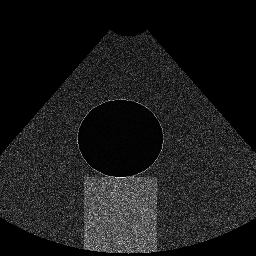
#> input picture dataset/images/patient_101_simple_cyst.png, 256 x 256 px
$ python -i enhancement.py   (imports and definitions only)   (older library calls are emulated)
#> lines starting #> are read from the running program, lines starting #| are printed output that depends on the picture
### preprocessing/denoising.py
"""
SonoAssist AI - Denoising Module
Provides dedicated speckle reduction, median filtering, and Non-Local Means (NLM)
denoising tailored for ovarian ultrasound imaging.
"""

import cv2
import numpy as np
from typing import Tuple, Optional


def reduce_speckle_noise(image: np.ndarray, diameter: int = 7, sigma_color: float = 50.0, sigma_space: float = 50.0) -> np.ndarray:
    """
    Apply edge-preserving bilateral filtering to suppress ultrasound speckle noise
    without blurring anatomical cyst boundaries.
    """
    if image is None:
        raise ValueError("Input image is None")

    # Ensure 8-bit single channel or 3 channel
    if image.dtype != np.uint8:
        image = np.clip(image, 0, 255).astype(np.uint8)

    return cv2.bilateralFilter(image, d=diameter, sigmaColor=sigma_color, sigmaSpace=sigma_space)


# [29 lines left out: functions apply_median_filter, apply_nlm_denoising, not called in this run]

### preprocessing/enhancement.py
"""
SonoAssist AI - Ultrasound Image Enhancement Pipeline
Performs multi-stage enhancement:
1. Format validation & grayscale normalization
2. Speckle noise attenuation (Bilateral / NLM / Median)
3. Contrast-Limited Adaptive Histogram Equalization (CLAHE)
4. Edge-aware gentle unsharp masking
5. Metric computation (contrast, sharpness, SNR estimation)
"""

import cv2
import numpy as np
from typing import Tuple, Dict, Any, Optional
from preprocessing.denoising import reduce_speckle_noise, apply_median_filter, apply_nlm_denoising


def load_ultrasound_image(source: Any) -> np.ndarray:
    """
    Safely load an ultrasound image from a file path, byte buffer, or existing array.
    Returns uint8 BGR image.
    """
    if source is None:
        raise ValueError("Image source is None.")

    if isinstance(source, np.ndarray):
        img = source.copy()
    elif isinstance(source, str):
        img = cv2.imread(source)
        if img is None:
            raise FileNotFoundError(f"Could not load image from path: {source}")
    elif hasattr(source, "read"):
        file_bytes = np.asarray(bytearray(source.read()), dtype=np.uint8)
        img = cv2.imdecode(file_bytes, cv2.IMREAD_COLOR)
        if img is None:
            raise ValueError("Could not decode image from provided byte stream.")
    else:
        raise TypeError(f"Unsupported image source type: {type(source)}")

    if len(img.shape) == 2:
        img = cv2.cvtColor(img, cv2.COLOR_GRAY2BGR)

    return img


def apply_clahe(gray_img: np.ndarray, clip_limit: float = 2.0, tile_grid_size: Tuple[int, int] = (8, 8)) -> np.ndarray:
    """
    Apply Contrast Limited Adaptive Histogram Equalization (CLAHE) to enhance
    contrast in hypoechoic cyst interiors and echogenic stroma without over-amplifying noise.
    """
    clahe = cv2.createCLAHE(clipLimit=clip_limit, tileGridSize=tile_grid_size)
    return clahe.apply(gray_img)


def apply_unsharp_mask(image: np.ndarray, sigma: float = 1.0, strength: float = 1.2) -> np.ndarray:
    """
    Sharpen cyst boundaries using unsharp masking:
    enhanced = original + strength * (original - gaussian_blurred)
    """
    blurred = cv2.GaussianBlur(image, (0, 0), sigma)
    sharpened = cv2.addWeighted(image, 1.0 + strength, blurred, -strength, 0)
    return np.clip(sharpened, 0, 255).astype(np.uint8)


def compute_image_quality_metrics(image: np.ndarray) -> Dict[str, float]:
    """
    Compute non-reference image quality metrics:
    - Mean intensity
    - Standard deviation (contrast indicator)
    - Tenengrad sharpness (Sobel gradient magnitude)
    - Estimated signal-to-noise ratio (SNR) in dB
    """
    if len(image.shape) == 3:
        gray = cv2.cvtColor(image, cv2.COLOR_BGR2GRAY)
    else:
        gray = image

    mean_val = float(np.mean(gray))
    std_val = float(np.std(gray))

    # Tenengrad gradient sharpness
    gx = cv2.Sobel(gray, cv2.CV_64F, 1, 0, ksize=3)
    gy = cv2.Sobel(gray, cv2.CV_64F, 0, 1, ksize=3)
    sharpness = float(np.mean(gx**2 + gy**2))

    # Approximate SNR: 20 * log10(mean / (std + 1e-6))
    snr = 20 * np.log10((mean_val + 1e-5) / (std_val + 1e-5)) if std_val > 0 else 0.0

    return {
        "mean_intensity": round(mean_val, 2),
        "contrast_std": round(std_val, 2),
        "sharpness_tenengrad": round(sharpness, 2),
        "estimated_snr_db": round(float(snr), 2)
    }


def enhance_ultrasound_image(
    image: np.ndarray,
    enable_enhancement: bool = True,
    denoise_method: str = "bilateral",  # 'bilateral', 'nlm', 'median', 'none'
    bilateral_d: int = 7,
    bilateral_sigma: float = 45.0,
    nlm_h: float = 8.0,
    median_k: int = 3,
    clahe_clip_limit: float = 2.0,
    clahe_tile_size: int = 8,
    sharpen_strength: float = 0.8
) -> Tuple[np.ndarray, Dict[str, Any]]:
    """
    Full ultrasound enhancement pipeline.
    Preserves original image without overwriting.
    """
    if not enable_enhancement:
        metrics_orig = compute_image_quality_metrics(image)
        return image.copy(), {
            "enabled": False,
            "metrics_original": metrics_orig,
            "metrics_enhanced": metrics_orig,
            "notes": "Enhancement disabled by user request."
        }

    # Convert to grayscale for clinical ultrasound processing
    if len(image.shape) == 3:
        gray = cv2.cvtColor(image, cv2.COLOR_BGR2GRAY)
    else:
        gray = image.copy()

    orig_gray = gray.copy()
    metrics_original = compute_image_quality_metrics(orig_gray)

    # 1. Speckle / noise reduction
    if denoise_method == "bilateral":
        denoised = reduce_speckle_noise(gray, diameter=bilateral_d, sigma_color=bilateral_sigma, sigma_space=bilateral_sigma)
    elif denoise_method == "nlm":
        denoised = apply_nlm_denoising(gray, h=nlm_h)
    elif denoise_method == "median":
        denoised = apply_median_filter(gray, kernel_size=median_k)
    else:
        denoised = gray

    # 2. Contrast Enhancement via CLAHE
    if clahe_clip_limit > 0:
        enhanced = apply_clahe(denoised, clip_limit=clahe_clip_limit, tile_grid_size=(clahe_tile_size, clahe_tile_size))
    else:
        enhanced = denoised

    # 3. Controlled boundary sharpening
    if sharpen_strength > 0:
        sharpened = apply_unsharp_mask(enhanced, sigma=1.0, strength=sharpen_strength)
    else:
        sharpened = enhanced

    # Reconstruct 3-channel BGR for consistent downstream visualization & models
    enhanced_bgr = cv2.cvtColor(sharpened, cv2.COLOR_GRAY2BGR)
    metrics_enhanced = compute_image_quality_metrics(sharpened)

    return enhanced_bgr, {
        "enabled": True,
        "denoise_method": denoise_method,
        "clahe_clip_limit": clahe_clip_limit,
        "sharpen_strength": sharpen_strength,
        "metrics_original": metrics_original,
        "metrics_enhanced": metrics_enhanced
    }

>>> import cv2
>>> picture = cv2.imread('../dataset/images/patient_101_simple_cyst.png')
#> picture is the input picture: shape (256, 256, 3); min 0, max 255, mean 26.9
>>> result = enhance_ultrasound_image(picture)
#> in compute_image_quality_metrics, `mean_val = float(np.mean(gray))`: mean_val = 26.91
#> in compute_image_quality_metrics, `std_val = float(np.std(gray))`: std_val = 33.48
#> in compute_image_quality_metrics, `gx = cv2.Sobel(gray, cv2.CV_64F, 1, 0, ksize=3)`:
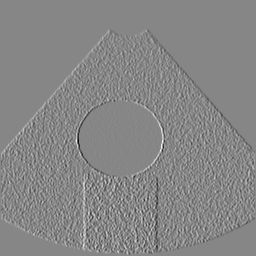
#> gx: shape (256, 256) float64; min -623, max 557, mean 0; drawn with min black and max white
#> in compute_image_quality_metrics, `gy = cv2.Sobel(gray, cv2.CV_64F, 0, 1, ksize=3)`:
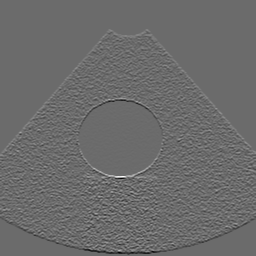
#> gy: shape (256, 256) float64; min -713, max 976, mean 0; drawn with min black and max white
#> in compute_image_quality_metrics, `sharpness = float(np.mean(gx**2 + gy**2))`: sharpness = 9298.6
#> in compute_image_quality_metrics, `snr = 20 * np.log10((mean_val + 1e-5) / (std_val + 1e-5)) if std_val >..`: snr = -1.9
#> in enhance_ultrasound_image, `metrics_original = compute_image_quality_metrics(orig_gray)`: metrics_original = {'mean_intensity': 26.91, 'contrast_std': 33.48, 'sharpness_tenengrad': 9298.6, 'estimated_snr_db': -1.9}
#> in reduce_speckle_noise, `return cv2.bilateralFilter(image, d=diameter, sigmaColor=sigma_color, ..`:
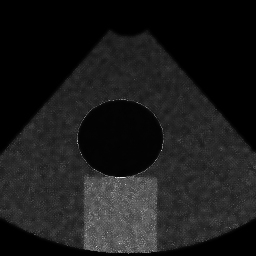
#> returned value: shape (256, 256); min 0, max 236, mean 26.3
#> in apply_clahe, `return clahe.apply(gray_img)`:
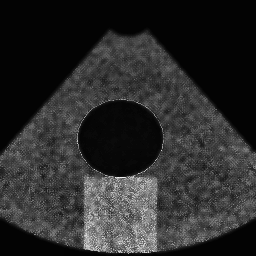
#> returned value: shape (256, 256); min 2, max 247, mean 42.7
#> in apply_unsharp_mask, `blurred = cv2.GaussianBlur(image, (0, 0), sigma)`:
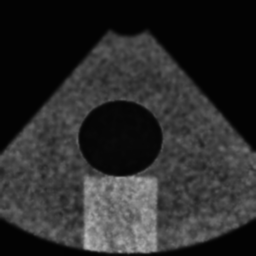
#> blurred: shape (256, 256); min 2, max 189, mean 42.7
#> in apply_unsharp_mask, `sharpened = cv2.addWeighted(image, 1.0 + strength, blurred, -strength,..`:
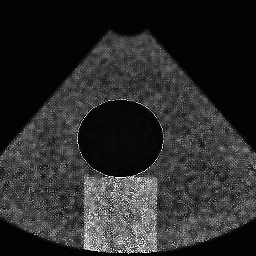
#> sharpened: shape (256, 256); min 0, max 255, mean 42.7
#> in compute_image_quality_metrics (call 2), `mean_val = float(np.mean(gray))`: mean_val = 42.72
#> in compute_image_quality_metrics (call 2), `std_val = float(np.std(gray))`: std_val = 45.69
#> in compute_image_quality_metrics (call 2), `gy = cv2.Sobel(gray, cv2.CV_64F, 0, 1, ksize=3)`:
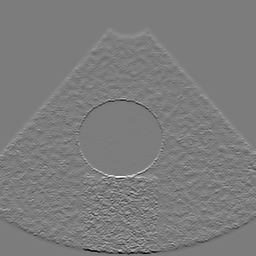
#> gy: shape (256, 256) float64; min -980, max 1020, mean 0; drawn with min black and max white
#> in compute_image_quality_metrics (call 2), `sharpness = float(np.mean(gx**2 + gy**2))`: sharpness = 12035.7
#> in compute_image_quality_metrics (call 2), `snr = 20 * np.log10((mean_val + 1e-5) / (std_val + 1e-5)) if std_val >..`: snr = -0.583
#> in enhance_ultrasound_image, `metrics_enhanced = compute_image_quality_metrics(sharpened)`: metrics_enhanced = {'mean_intensity': 42.72, 'contrast_std': 45.69, 'sharpness_tenengrad': 12035.6, 'estimated_snr_db': -0.58}

$ run again, on dataset/images/patient_102_chocolate_cyst.png
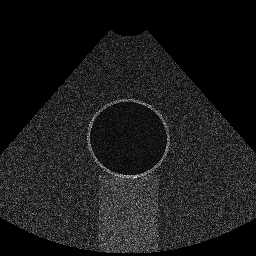
#> input picture dataset/images/patient_102_chocolate_cyst.png, 256 x 256 px
#> picture is the input picture: shape (256, 256, 3); min 0, max 255, mean 26.5
#> mean_val = 26.48
#> std_val = 29.59
#> sharpness = 8974.8
#> snr = -0.965
#> metrics_original = {'mean_intensity': 26.48, 'contrast_std': 29.59, 'sharpness_tenengrad': 8974.8, 'estimated_snr_db': -0.96}
#> in apply_unsharp_mask, `sharpened = cv2.addWeighted(image, 1.0 + strength, blurred, -strength,..`:
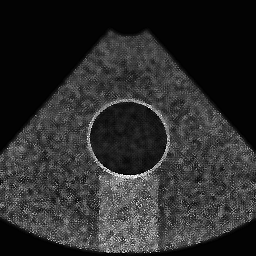
#> sharpened: shape (256, 256); min 0, max 255, mean 43.3
#> mean_val = 43.33
#> std_val = 41.72
#> in compute_image_quality_metrics (call 2), `gy = cv2.Sobel(gray, cv2.CV_64F, 0, 1, ksize=3)`:
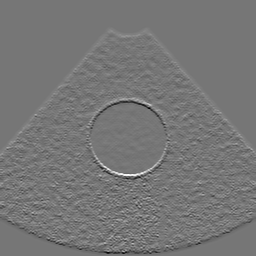
#> gy: shape (256, 256) float64; min -816, max 938, mean 0; drawn with min black and max white
#> sharpness = 11001.2
#> snr = 0.33
#> metrics_enhanced = {'mean_intensity': 43.33, 'contrast_std': 41.72, 'sharpness_tenengrad': 11001.2, 'estimated_snr_db': 0.33}

$ run again, on dataset/images/patient_103_serous_cystadenoma.png
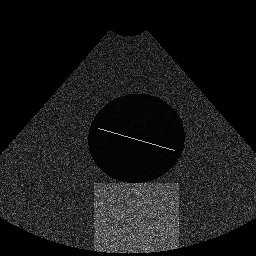
#> input picture dataset/images/patient_103_serous_cystadenoma.png, 256 x 256 px
#> picture is the input picture: shape (256, 256, 3); min 0, max 255, mean 25.7
#> mean_val = 25.74
#> std_val = 32.73
#> sharpness = 9275.1
#> snr = -2.08
#> metrics_original = {'mean_intensity': 25.74, 'contrast_std': 32.73, 'sharpness_tenengrad': 9275.1, 'estimated_snr_db': -2.08}
#> in apply_unsharp_mask, `sharpened = cv2.addWeighted(image, 1.0 + strength, blurred, -strength,..`:
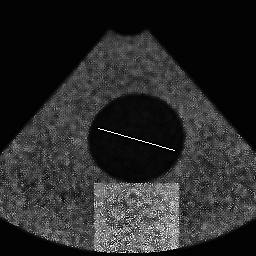
#> sharpened: shape (256, 256); min 0, max 255, mean 41.5
#> mean_val = 41.48
#> std_val = 44.95
#> in compute_image_quality_metrics (call 2), `gx = cv2.Sobel(gray, cv2.CV_64F, 1, 0, ksize=3)`:
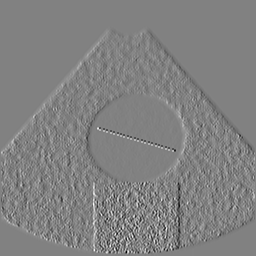
#> gx: shape (256, 256) float64; min -644, max 624, mean 0.1; drawn with min black and max white
#> sharpness = 12760.2
#> snr = -0.697
#> metrics_enhanced = {'mean_intensity': 41.48, 'contrast_std': 44.95, 'sharpness_tenengrad': 12760.1, 'estimated_snr_db': -0.7}

$ run again, on dataset/images/patient_104_mucinous_cystadenoma.png
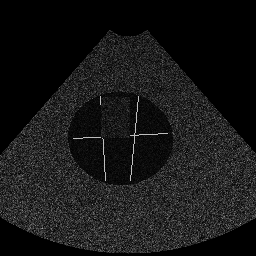
#> input picture dataset/images/patient_104_mucinous_cystadenoma.png, 256 x 256 px
#> picture is the input picture: shape (256, 256, 3); min 0, max 190, mean 22.9
#> mean_val = 22.87
#> std_val = 27.05
#> sharpness = 9596.2
#> snr = -1.46
#> metrics_original = {'mean_intensity': 22.87, 'contrast_std': 27.05, 'sharpness_tenengrad': 9596.2, 'estimated_snr_db': -1.46}
#> in apply_unsharp_mask, `blurred = cv2.GaussianBlur(image, (0, 0), sigma)`:
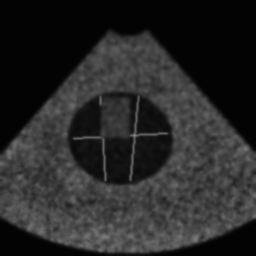
#> blurred: shape (256, 256); min 3, max 139, mean 39.8
#> metrics_enhanced = {'mean_intensity': 39.78, 'contrast_std': 38.89, 'sharpness_tenengrad': 12299.4, 'estimated_snr_db': 0.2}
